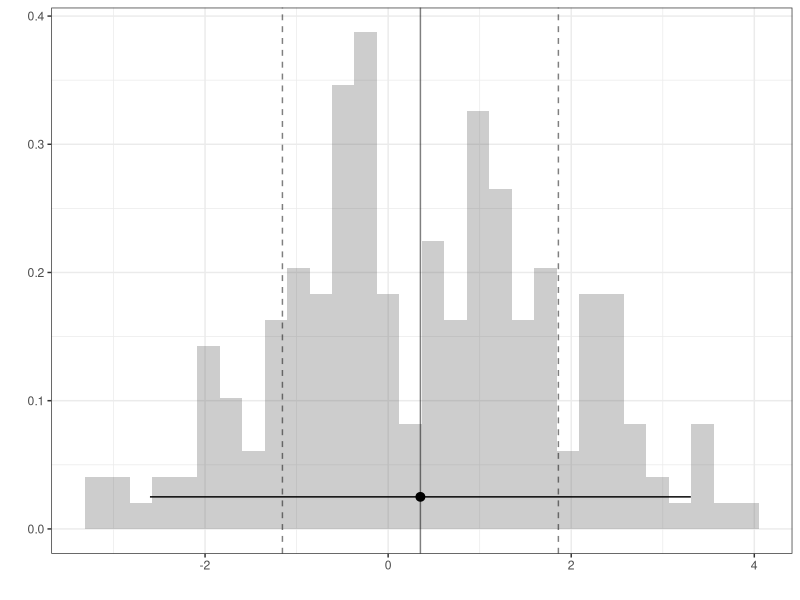
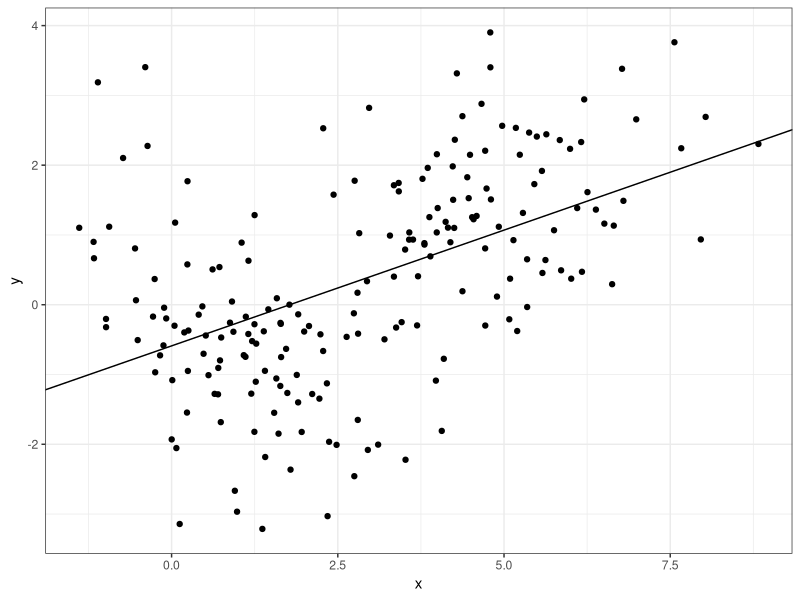
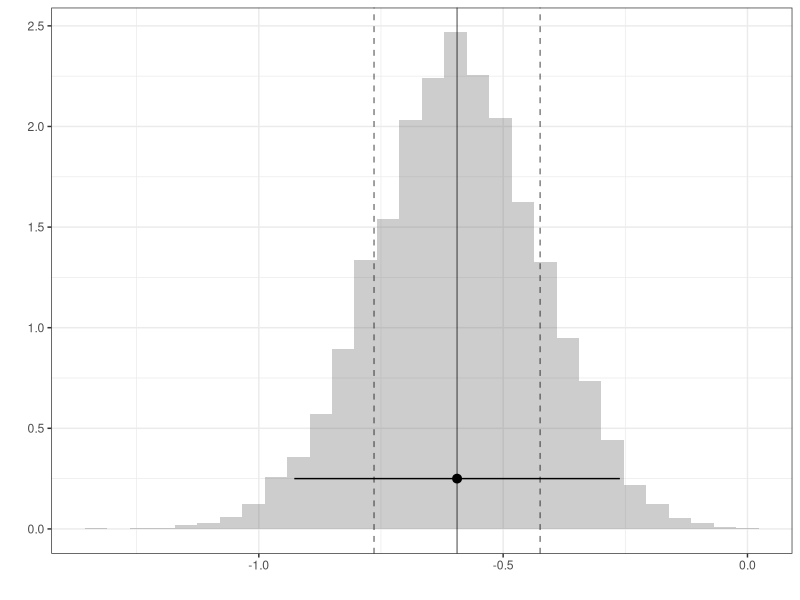
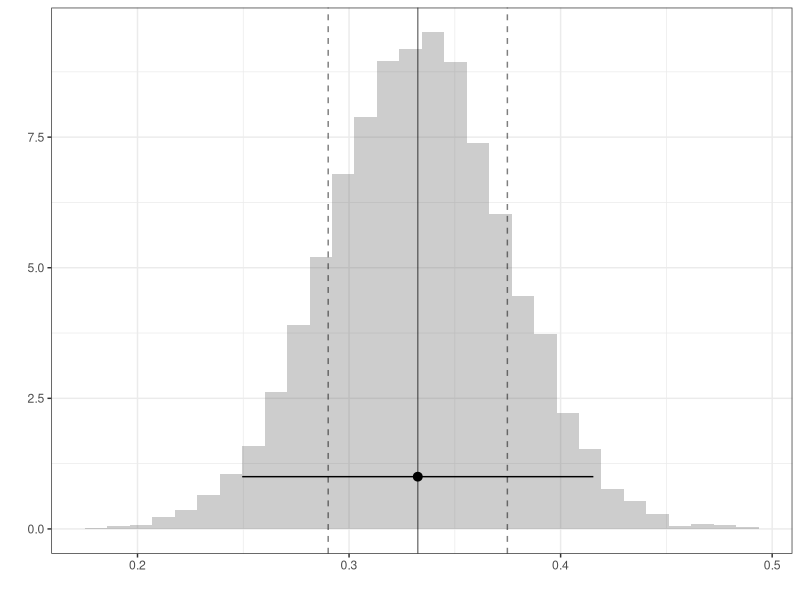

Reproduce these figures in R, in order.
## ---- chunk 1
#| echo: false
library(ggplot2)
p3n <- 200
z <- c(rep(0,p3n/2),rep(1,p3n/2))
set.seed(220220)
x <-   z + rnorm(p3n,mean=1,sd=1) + z*rnorm(p3n,mean=3,sd = 1)
y <- (-0.5)*x + (.8)*x*z + rnorm(p3n)


dfp3 <- data.frame(y,x,z)
df<-dfp3


q2<- ggplot(data = dfp3, aes(x = x, y = y)) +
  geom_point() +
  xlab("x") +
  ylab("y") +
  theme_bw() 
n<-p3n


modone<- lm(y~x,data=dfp3)

## ---- chunk 2
#| echo: true
mod<- lm(y~x, data=df)
summary(mod)

## ---- chunk 3
#| echo: true
B=10000
beta_0<- rep(NA,B)
beta_1<- rep(NA,B)
for( b in 1:B ){
bootind = sample(1:n,size=n,replace=T)
dfboot = df[bootind,]
mod<- lm(y~x, data=dfboot)
beta_0[b] = mod$coef[1]
beta_1[b] = mod$coef[2]
}
## ---- chunk 4
#| out-height: 3.5in
#| fig-ncol: 2
#| fig-subcap:
#|  -  Histogram of the vector Y's elements
#|  -  Scatterplot of X and Y
ggplot() + geom_histogram(aes(x=y,     y=after_stat(density)), alpha=.3) + 
           geom_vline(aes(xintercept=mean(y)), alpha=.5) + 
           geom_vline(aes(xintercept=mean(y)+c(-1,1)*sd(y)), linetype='dashed', alpha=.5) + 
           geom_pointrange(aes(x=mean(y), xmin=mean(y)-1.96*sd(y), xmax=mean(y)+1.96*sd(y), y=.025)) + theme_bw() + xlab('') + ylab('')

q2 + geom_abline(slope=modone$coef[2], intercept=modone$coef[1])
## ---- chunk 5
#| out-height: 3.5in
#| fig-ncol: 2
#| fig-subcap:
#|  -  Histogram of the beta_0's elements
#|  -  Histogram of the beta_1's elements
ggplot() + geom_histogram(aes(x=beta_0, y=after_stat(density)), alpha=.3) + 
           geom_vline(aes(xintercept=mean(beta_0)), alpha=.5) + 
           geom_vline(aes(xintercept=mean(beta_0)+c(-1,1)*sd(beta_0)), linetype='dashed', alpha=.5) + 
           geom_pointrange(aes(x=mean(beta_0), xmin=mean(beta_0)-1.96*sd(beta_0), xmax=mean(beta_0)+1.96*sd(beta_0), y=.25)) + theme_bw() + xlab('') + ylab('')

ggplot() + geom_histogram(aes(x=beta_1, y=after_stat(density)), alpha=.3) + 
           geom_vline(aes(xintercept=mean(beta_1)), alpha=.5) + 
           geom_vline(aes(xintercept=mean(beta_1)+c(-1,1)*sd(beta_1)), linetype='dashed', alpha=.5) + 
           geom_pointrange(aes(x=mean(beta_1), xmin=mean(beta_1)-1.96*sd(beta_1), xmax=mean(beta_1)+1.96*sd(beta_1), y=1)) + theme_bw() + xlab('') + ylab('')
